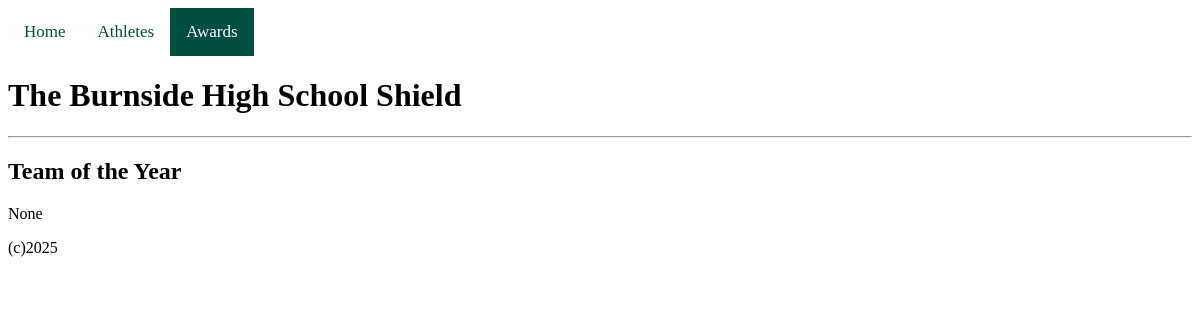
/award/6, run on an earlier commit of the app's database.
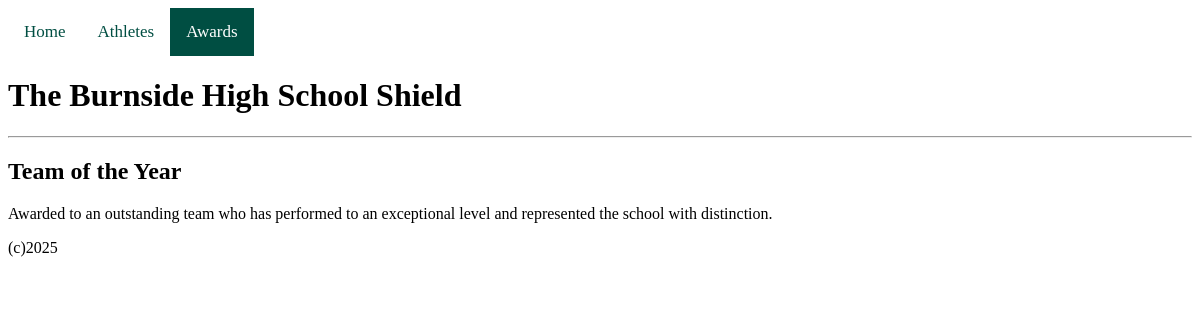
And on a later commit of the database.
### tables this page shows
CREATE TABLE award (award_id INTEGER PRIMARY KEY NOT NULL, award_name TEXT NOT NULL, trophy_name TEXT, description TEXT, award_sport TEXT REFERENCES sport (sport_id), image TEXT);

### flaskimport.py (the view)
@app.route("/award/<int:award_id>")
def award_page(award_id):
    db = get_db()
    cursor = db.execute('''
        SELECT award_name, trophy_name, description, award_id
        FROM award
        WHERE award_id = ?''',
        (award_id,))
    award_info = cursor.fetchone()
    if not award_info:
        abort(404)
    return render_template("award_page.html", award_info=award_info )

### flaskimport.py (called while the page is built)
def get_db():
    db = getattr(g, '_database', None)
    if db is None:
        db = g._database = sqlite3.connect('BHS_sport_history_database.db')
        db.row_factory = sqlite3.Row
        c = db.cursor()
        c.execute('''CREATE TABLE IF NOT EXISTS athlete (
                        athlete_id INTEGER PRIMARY KEY
                                        NOT NULL,
                        firstname  TEXT    NOT NULL,
                        lastname   TEXT    NOT NULL,
                        formclass  TEXT
                    )''')
        db.commit()
    return db

### templates/award_page.html
{% extends "layout.html" %}
{% block content %}
<div class="topnav">
  <a href="/">Home</a>
  <a href="/athletes">Athletes</a>
  <a class="active" href="/award">Awards</a>
</div>
<h1> {{ award_info["trophy_name"] }} </h1>
<hr>
<body>
    <h2> {{ award_info["award_name"] }} </h2>
    <p> {{ award_info["description"] }}</p>
</body>
{% endblock %}

### templates/layout.html (shortened to what this page needs)
<!DOCTYPE html>
<!DOCTYPE html>
<html lang="en">
<head>
    <link rel="stylesheet" href="{{ url_for('static', filename='style.css') }}">
</head>
<body>
    {% block content %}{% endblock %}
</body>
<footer>(c)2025</footer>
</html>

### static/style.css (style rules this page uses)
body { background-color: white; }
.topnav { background-color: rgb(255, 255, 255); overflow: hidden; }
.topnav a { font-family: "Public Sans"; float: left; color: rgb(0, 78, 66); text-align: center; padding: 14px 16px; text-decoration: none; font-size: 17px; transition: background-color .3s; }
.topnav a.active { background-color: rgb(0, 78, 66); color: white; }

What changed in the data, as far as the page shows it:
changed award "The Burnside High School Shield": description (not shown) → "Awarded to an outstanding team who has performed to an exceptional level and represented the school with distinction."
Also different on the page:
{{ award_info["description"] }}: "None" → (not shown)
